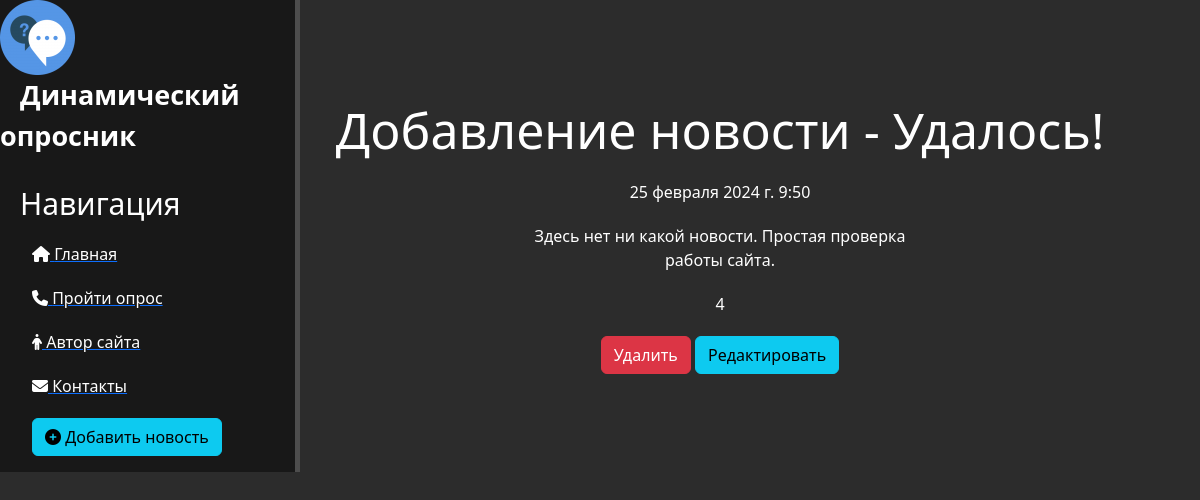
Page /news/4 on the earlier database version.
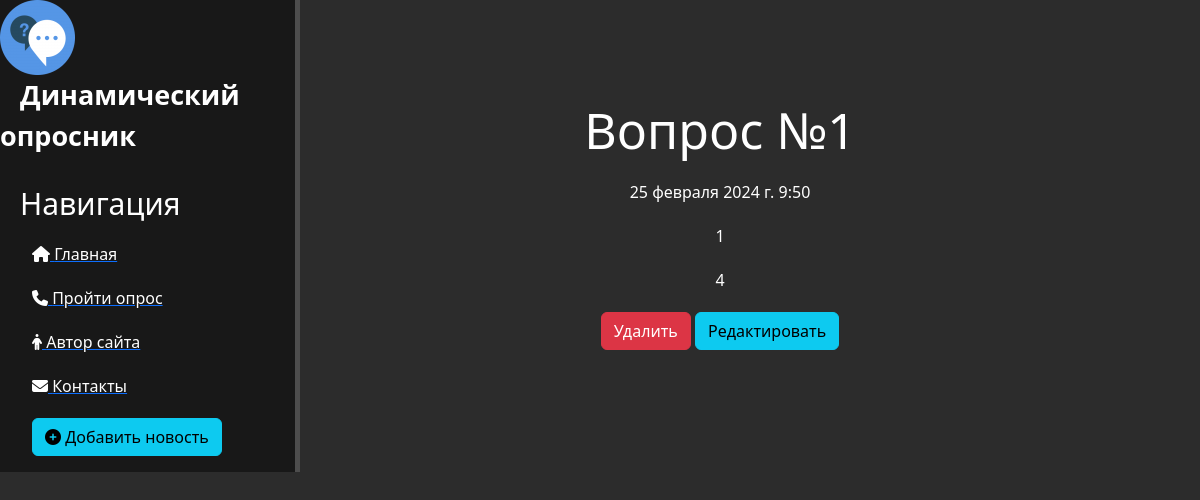
Same page on the later database version.
### news/models.py (models this page shows, shortened)
class Articles(models.Model):
    title = models.CharField('Название', max_length=50)
    anons = models.CharField('Анонс', max_length=250)
    full_text = models.TextField('Статья')
    date = models.DateTimeField('Дата публикации')
    class Meta:
        verbose_name = "Новость"
        verbose_name_plural = "Новости"

### news/views.py (the view)
# urls.py: path('<int:pk>', views.NewsDetailView.as_view(), name='news-detail'),
class NewsDetailView(DetailView):
    model = Articles
    template_name = 'news/details_view.html'
    context_object_name = 'article'

### news/templates/news/details_view.html (shortened to what this page needs)
{% extends 'main/layout.html' %}
{% block content %}
    <div class="features">
        <h1>{{ article.title }}</h1>
        <p>{{ article.date }}</p>
        <p>{{ article.full_text }}</p>
        <p>{{ article.id }}</p>
        <a href="{% url 'news-delete' article.id %}" class="btn btn-danger">Удалить</a>
        <a href="{% url 'news-update' article.id %}" class="btn btn-info">Редактировать</a>
    </div>
{% endblock %}

Differences in the rows shown:
changed Articles id 4: title "Добавление новости - Удалось!" → "Вопрос №1"; full_text "Здесь нет ни какой новости. Простая проверка работы сайта." → "1"
